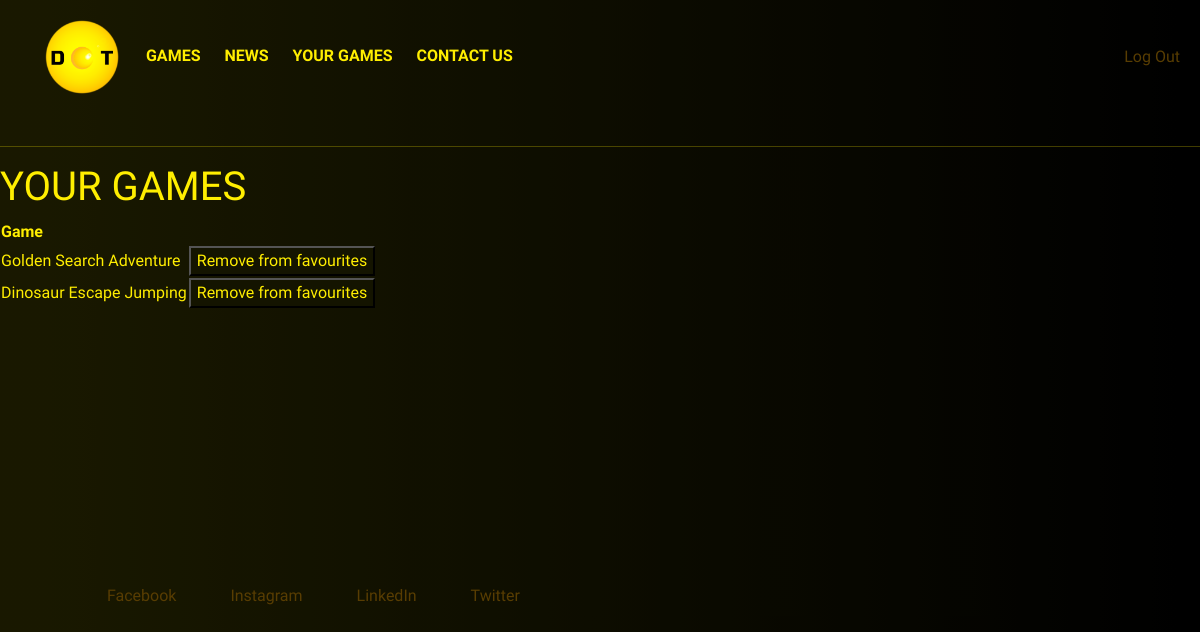
The app's page /yourgames (signed in), older data.
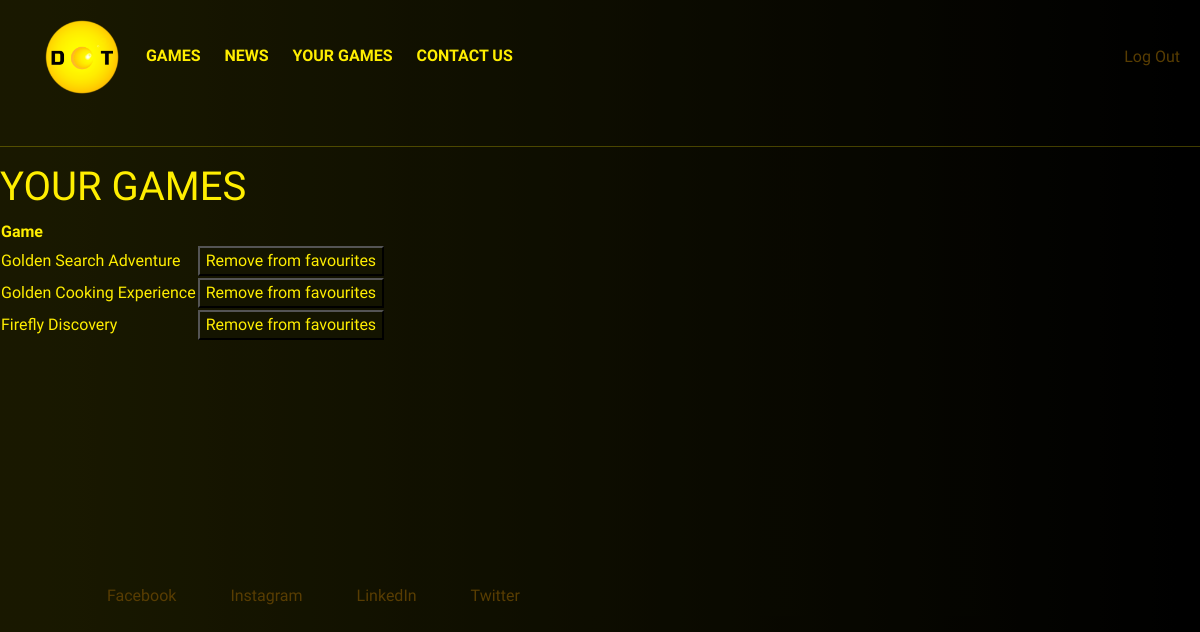
The same page, newer data.
### tables this page shows
CREATE TABLE favourites(
     user_id INTEGER NOT NULL,
     game_id INTEGER NOT NULL, game_name TEXT,
             FOREIGN KEY(user_id) REFERENCES users(id));

### app.py (the view)
@app.route("/yourgames")
@login_required
def yourgames():
    user_id = session["user_id"]
    favourites = db.execute("SELECT * FROM favourites WHERE user_id = ?", user_id)
    if len(favourites) < 1:
        return error("You do not have games in favourites yet")
    return render_template("yourgames.html", favourites=favourites)

### app.py (called while the page is built)
@app.after_request
def after_request(response):
    response.headers["Cache-Control"] = "no-cache, no-store, must-revalidate"
    response.headers["Expires"] = 0
    response.headers["Pragma"] = "no-cache"
    return response

### helpers.py (called while the page is built)
def login_required(f):
    @wraps(f)
    def decorated_function(*args, **kwargs):
        if session.get("user_id") is None:
            return redirect("/login")
        return f(*args, **kwargs)
    return decorated_function

### templates/yourgames.html (shortened to what this page needs)
{% extends "layout.html" %}
{% block main %}
<hr>
<h1>YOUR GAMES</h1>
<table class="game_table">
    <thead>
        <tr>
            <th>Game</th>
            <th></th>
        </tr>
    </thead>
    <tbody>
    {% for favourite in favourites %}
        <tr>
            <td>{{ favourite["game_name"] }}</td>
            <td>
                <form action="/remove_favourite" method="POST">
                    <input type="submit" value="Remove from favourites">
                </form>
            </td>
        </tr>
    {% endfor %}
    </tbody>
</table>
{% endblock %}

### templates/layout.html (shortened to what this page needs)
<!DOCTYPE html>
<html lang="en">
    <head>
        <link href="/static/styles.css" rel="stylesheet">
        <link rel="stylesheet" href="https://cdn.jsdelivr.net/npm/bootstrap-icons@1.8.2/font/bootstrap-icons.css">
        <link href="https://cdn.jsdelivr.net/npm/bootstrap@5.2.0-beta1/dist/css/bootstrap.min.css" rel="stylesheet">
    </head>
    <body class="gradient">
        <nav class="navbar navbar-light">
            <div>
                <ul>
                    <a href="/"><img src="/static/GoldenDotCuadrado.png" class="index" id="dot" width="100px"></a>
                    <li class="index"><a href="/games"><b>GAMES</b></a></li>
                    <li class="index"><a href="/news"><b>NEWS</b></a></li>
                    <li class="index"><a href="/yourgames"><b>YOUR GAMES</b></a></li>
                    <li class="index"><a href="/contactus"><b>CONTACT US</b></a></li>
            </div>
            <div>
                {% if session["user_id"] %}
                    <ul>
                        <li class="log"><a href="/logout">Log Out</a></li>
                    </ul>
                {% else %}
                    <ul>
                        <li class="log"><a href="/register">Register</a></li>
                        <li class="log"><a href="/login">Log In</a></li>
                    </ul>
                {% endif %}
            </div>
        </nav>
        <main>
            {% block main %}{% endblock %}
        </main>
        <footer>
            <div class="container">
                <ul>
                    <span class="social-icon facebook" rel="">&nbsp;</span>
                    <li class="media"><a href="https://www.facebook.com/diana.capellino" target="_blank">Facebook</a></li>
                    <li class="media"><a href="https://www.instagram.com/diana.capellino/" target="_blank">Instagram</a></li>
                    <li class="media"><a href="https://www.linkedin.com/in/diana-capellino-8865b4128/" target="_blank">LinkedIn</a></li>
                    <li class="media"><a href="https://twitter.com/KoalaDiana" target="_blank">Twitter</a></li>
                </ul>
            </div>
        </footer>
    </body>
</html>

### static/styles.css (style rules this page uses)
* { font-family: 'Russo One', sans-serif; color:#ffee00; }
.gradient { background: -webkit-linear-gradient(left, #332e00 4%, #000000 98%), -webkit-linear-gradient(16deg, rgba(34, 32, 25, 0.5) 54%, rgba(32, 30, 1, 0.5) 100%); background: linear-gradient(90deg, #2c2b00 4%, #000000 98%), linear-gradient(74deg, rgba(37, 36, 17, 0.5) 54%, rgba(31, 29, 2, 0.5) 100%); background-blend-mode: multiply; }
.index, .log { display: inline-block; padding: 10px; }
.log { padding-right: 20px; }
.media { display: inline; padding: 10px; margin: 15px; }
footer { width: 100%; height: 40px; line-height: 40px; }
a:link, a:visited, a:active { text-decoration: none; color: #583d02; }
.container { padding-right: 5px; padding-left: 5px; }
input { background-color: #141400; }
main { min-height: 430px; width: 100%; }
h1 { font-size: x-large; }

Row changes from the older to the newer data that the page shows:
removed favourites: game_name "Dinosaur Escape Jumping"
added favourites: game_name "Golden Cooking Experience"
added favourites: game_name "Firefly Discovery"
